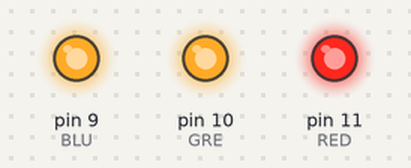
Recording of a sketch running on a simulated Arduino Uno, built with avr-gcc and run on an emulated ATmega328P. Parts: output pins drawn as LEDs (lit = HIGH). Random numbers use the default seed unless the sketch sets one.

Above: at 1.52 s.
At 8.31 s:
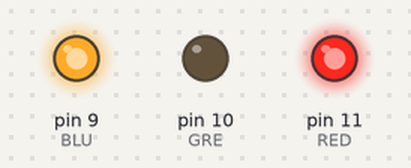
At 14.02 s:
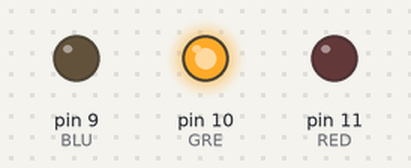
At 19.51 s:
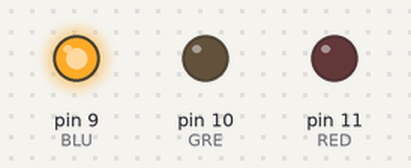
At 21.44 s:
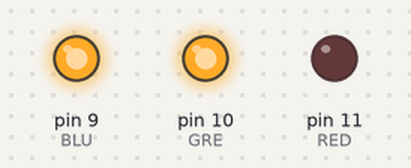
At 37.42 s:
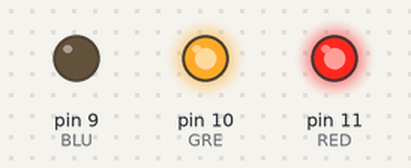
Timing chart, 0 to 40.0 s (numbered marks = the images above):
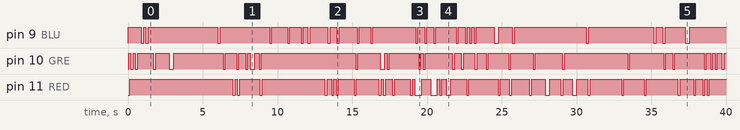

Measured:
- by itself, pin 9 (BLU): LOW → HIGH at 0.00 s, → LOW 0.90 s later, → HIGH 0.15 s later, → LOW 0.15 s later, … (49 changes in this stretch)
- by itself, pin 10 (GRE): LOW → HIGH at 0.05 s, → LOW 0.15 s later, → HIGH 0.15 s later, → LOW 0.15 s later, … (57 changes in this stretch)
- by itself, pin 11 (RED): LOW → HIGH at 0.10 s, → LOW 6.9 s later, → HIGH 0.15 s later, → LOW 0.15 s later, … (59 changes in this stretch)

The sketch:

RGB.ino
```cpp
int BLU = 9;
int GRE = 10;
int RED = 11;

void setup() {
  // put your setup code here, to run once:
  pinMode(BLU, OUTPUT);
  pinMode(GRE, OUTPUT);
  pinMode(RED, OUTPUT);
}

void loop() {
  // put your main code here, to run repeatedly:
  int x=random(10);
  digitalWrite(BLU, x);
  delay(50);
  int y=random(10);
  digitalWrite(GRE, y);
  delay(50);
  int z=random(10);
  digitalWrite(RED, z);
  delay(50);
/*
  int x = random(256);
  int y = random(256);
  int z = random(256);
  digitalWrite(BLU, x);
  digitalWrite(GRE, y);
  digitalWrite(RED, z);
  delay(100);
  */
}
```
